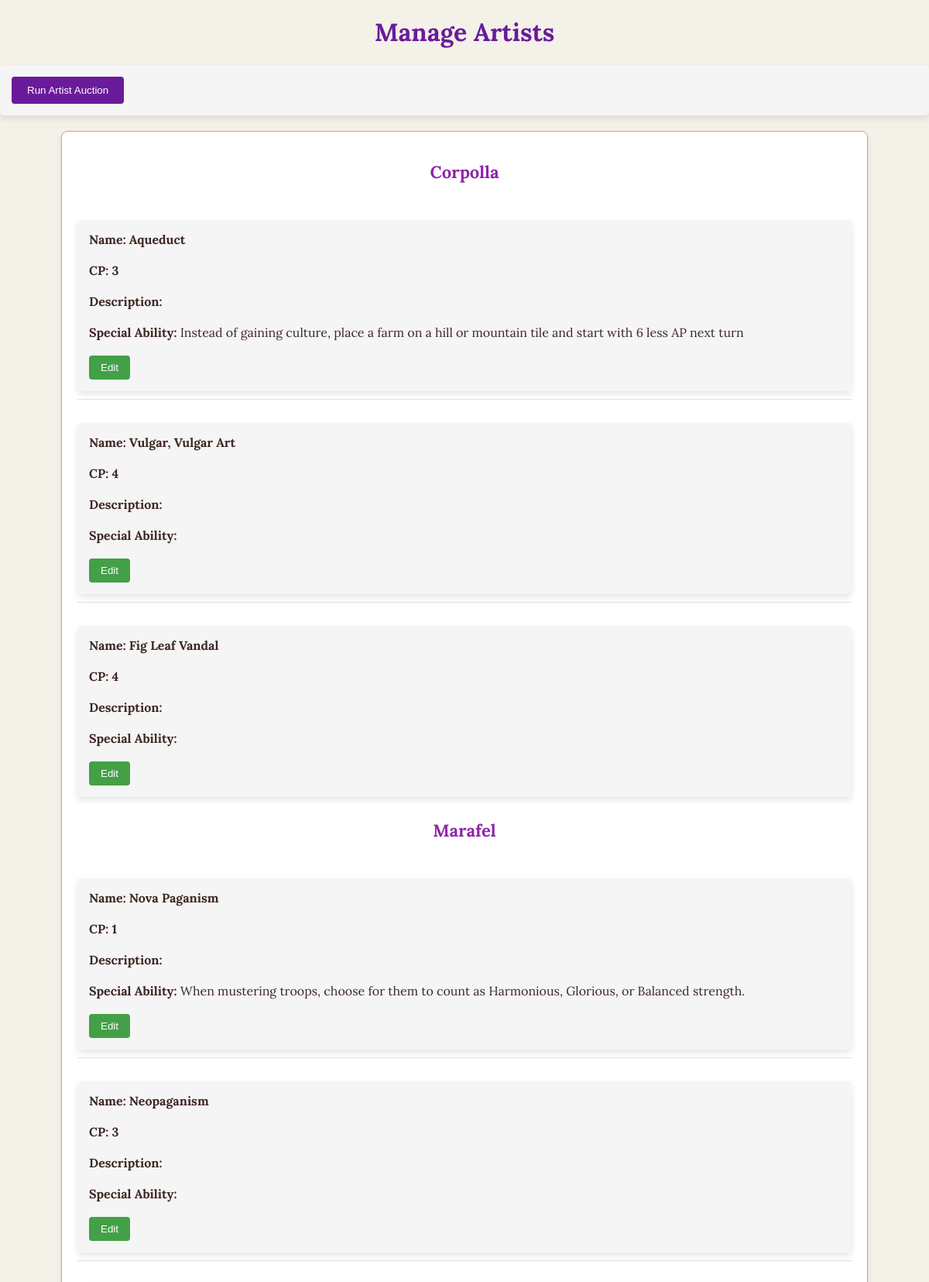
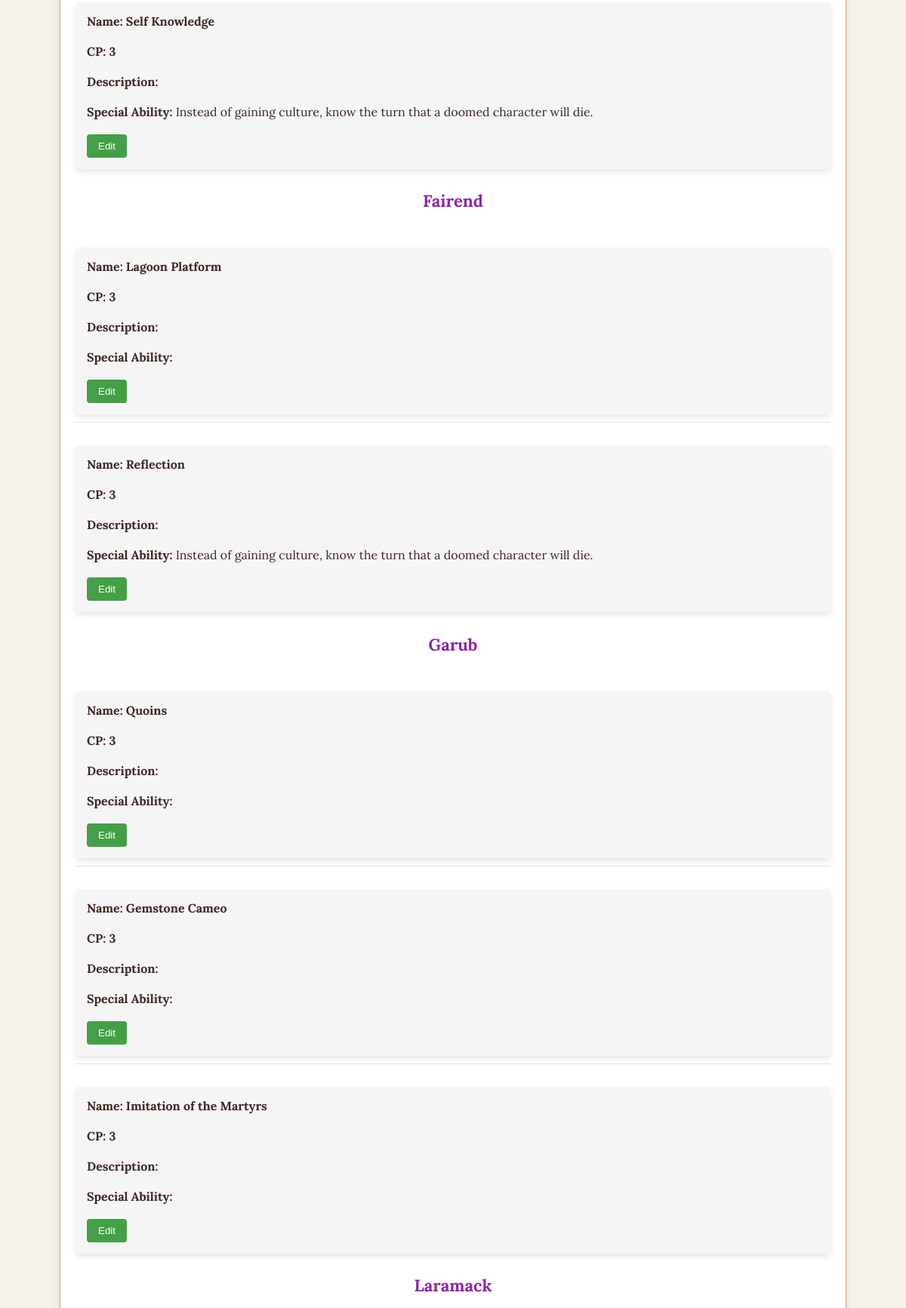
The page /admin/manage_artists (signed in, upper part) on the database its author committed (2 pictures, top to bottom).
### mopMap.py (models this page shows)
class Artist(db.Model):
    id = db.Column(db.Integer, primary_key=True)
    name = db.Column(db.String(100), nullable=False)
    city = db.Column(db.String(100), nullable=False)
    cp = db.Column(db.Integer, nullable=False)
    description = db.Column(db.String(255), nullable=True)
    special_ability = db.Column(db.String(255), nullable=True)
    turn_number = db.Column(db.Integer, nullable=False)  # Add this line

### mopMap.py (the view, shortened to what this page needs)
@app.route('/admin/manage_artists', methods=['GET', 'POST'])
def manage_artists():
    if not session.get('admin'):
        return redirect(url_for('admin'))
    global_turn = GlobalTurn.query.first().turn_number
    artists = Artist.query.filter_by(turn_number=global_turn).all()
    artists_by_city = {}
    for artist in artists:
        if artist.city not in artists_by_city:
            artists_by_city[artist.city] = []
        artists_by_city[artist.city].append(artist)
    return render_template('manage_artists.html', artists_by_city=artists_by_city, global_turn=global_turn)

### mopMap.py (called while the page is built)
@app.before_request
def initialize_global_turn():
    global_turn = GlobalTurn.query.first()
    if global_turn is None:
        new_global_turn = GlobalTurn(turn_number=18)
        db.session.add(new_global_turn)
        db.session.commit()

### templates/manage_artists.html (shortened to what this page needs)
<!DOCTYPE html>
<html lang="en">
<head>
</head>
<body>
    <h1>Manage Artists</h1>
    <form method="POST" action="{{ url_for('run_artist_auction') }}">
        <button type="submit" class="auction-btn">Run Artist Auction</button>
    </form>
    <div class="artist-container">
        {% for city, artists_in_city in artists_by_city.items() %}
        <div>
            <h2 class="city-title">{{ city }}</h2>
            <ul class="artist-list">
                {% for artist in artists_in_city %}
                <li class="artist-item">
                    <form method="POST" action="{{ url_for('edit_artist', artist_id=artist.id) }}">
                        <strong>Name: <span id="name-{{ artist.id }}">{{ artist.name }}</span></strong><br>
                        <input type="text" name="name" id="input-name-{{ artist.id }}" value="{{ artist.name }}" style="display:none;"><br>
                        <strong>CP: <span id="cp-{{ artist.id }}">{{ artist.cp }}</span></strong><br>
                        <input type="number" name="cp" id="input-cp-{{ artist.id }}" value="{{ artist.cp }}" style="display:none;"><br>
                        <strong>Description:</strong> <span id="description-{{ artist.id }}">{{ artist.description }}</span><br>
                        <textarea name="description" id="input-description-{{ artist.id }}" style="display:none;">{{ artist.description }}</textarea><br>
                        <strong>Special Ability:</strong> <span id="ability-{{ artist.id }}">{{ artist.special_ability }}</span><br>
                        <textarea name="special_ability" id="input-ability-{{ artist.id }}" style="display:none;">{{ artist.special_ability }}</textarea><br>
                        <button type="button" class="edit-btn" onclick="editArtist({{ artist.id }})">Edit</button>
                    </form>
                </li>
                {% endfor %}
            </ul>
        </div>
        {% endfor %}
    </div>
    <br>
</body>
</html>

### templates/manage_artists.html (style rules this page uses)
body { font-family: 'Lora', serif; background-color: #f4f1e9; color: #3e2723; margin: 0; padding: 0; }
h1, h2, h3 { text-align: center; color: #6a1b9a; }
.artist-container { width: 90%; max-width: 1000px; margin: 20px auto; background-color: #fff; padding: 20px; border: 1px solid #d4a373; border-radius: 8px; box-shadow: 0 6px 10px rgba(0, 0, 0, 0.1); }
.city-title { font-size: 22px; color: #8e24aa; }
.artist-list { margin-top: 10px; padding-left: 0; list-style-type: none; }
.artist-item { padding: 10px 0; border-bottom: 1px solid #e0e0e0; }
.artist-item:last-child { border-bottom: none; }
.edit-btn, .save-btn { background-color: #43a047; color: #fff; padding: 8px 15px; border: none; border-radius: 4px; cursor: pointer; margin-right: 10px; }
form { margin-top: 20px; padding: 15px; background-color: #f5f5f5; border-radius: 5px; box-shadow: 0 4px 8px rgba(0, 0, 0, 0.1); }
button { background-color: #6a1b9a; color: #fff; padding: 10px 20px; border: none; border-radius: 4px; cursor: pointer; transition: background-color 0.3s; }

### rows shown on the page
Artist: city "Corpolla", name "Aqueduct", cp "3", special_ability "Instead of gaining culture, place a farm on a hill or mountain tile and start with 6 less AP next turn"
Artist: name "Vulgar, Vulgar Art", cp "4"
Artist: name "Fig Leaf Vandal", cp "4"
Artist: city "Marafel", name "Nova Paganism", cp "1", special_ability "When mustering troops, choose for them to count as Harmonious, Glorious, or Balanced strength."
Artist: name "Neopaganism", cp "3"
Artist: name "Self Knowledge", cp "3", special_ability "Instead of gaining culture, know the turn that a doomed character will die."
Artist: city "Fairend", name "Lagoon Platform", cp "3"
Artist: name "Reflection", cp "3", special_ability "Instead of gaining culture, know the turn that a doomed character will die."
Artist: city "Garub", name "Quoins", cp "3"
Artist: name "Gemstone Cameo", cp "3"
Artist: name "Imitation of the Martyrs", cp "3"
Artist: city "Laramack"
